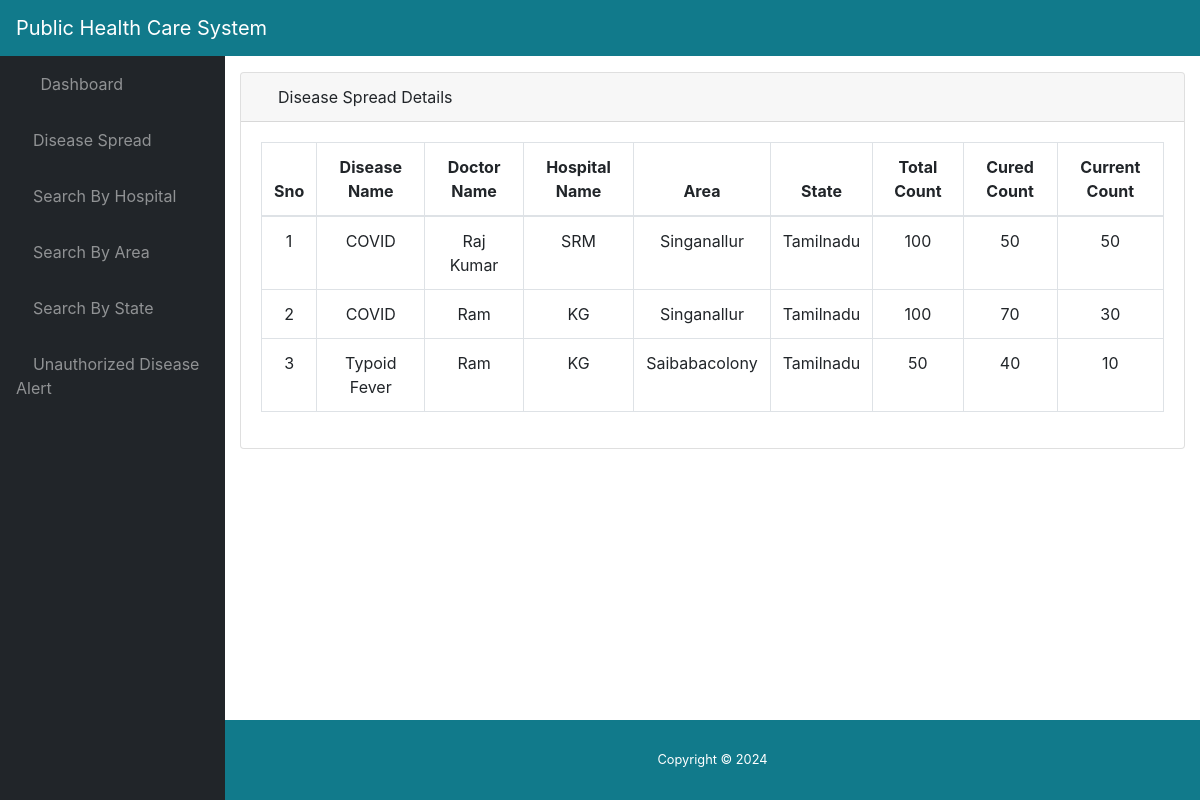
Page /admin_disease/ on the committed database.
### app/models.py (models this page shows, shortened)
class Disease_Update(models.Model):
	doctor_id =  models.ForeignKey(Doctor_Register, on_delete=models.CASCADE)
	disease_name =  models.ForeignKey(Disease_Category, on_delete=models.CASCADE)
	hospital_name = models.CharField(max_length=200)
	state = models.CharField(max_length=200)
	area =  models.CharField(max_length=200)
	count =  models.IntegerField('No of Affected Count',null=True)
	cured_count =  models.IntegerField('Cured Count',null=True)
	current_count =  models.IntegerField('No of Currently Affected Count',null=True)

class Disease_Category(models.Model):
	name =  models.CharField(max_length=200)

class Doctor_Register(models.Model):
	hospital_name = models.CharField(max_length=40,unique=True)
	doctor_name = models.CharField(max_length=30)
	mail = models.EmailField(max_length=30)
	mobile = models.CharField(max_length=15)
	doc_license_no = models.CharField(max_length=30,unique=True)
	hospital_license_no = models.CharField(max_length=30,unique=True)
	degree = models.CharField(max_length=30,null=True)
	specialist = models.CharField(max_length=30,null=True)
	username = models.CharField(max_length=40,unique=True)
	password = models.CharField(max_length=40)
	country = models.CharField(max_length=30)
	state = models.CharField(max_length=30)
	city = models.CharField(max_length=30)
	hospital_address = models.CharField(max_length=200)
	doctor_type = models.CharField(max_length=20, choices=COLOR_CHOICES, default='',null=True)

### app/views.py (the view)
# urls.py: path('admin_disease/',views.admin_disease,name='admin_disease'),
def admin_disease(request):
	detail = Disease_Update.objects.all()
	return render(request,'admin_disease.html',{'detail':detail})

### app/templates/admin_disease.html
{% include 'admin_header.html' %}
<div class="card mb-3">
          <div class="card-header">
            <i class="fas fa-table"></i>
            Disease Spread Details</div>
          <div class="card-body">
            <div class="table-responsive">
              <table class="table table-bordered" id="dataTable" width="100%" cellspacing="0">
                <thead>
                  <tr>
                    <th>Sno</th>
                    <th>Disease Name</th>
					 <th>Doctor Name</th>
                    <th>Hospital Name</th>
                    <th>Area</th>
                    <th>State</th>
					<th>Total Count</th>
					<th>Cured Count</th>
					<th>Current Count</th>
                  </tr>
                </thead>
                <tbody>
                  <tr>
                    {% for i in detail %}
                    <tr>
                      <td>{{forloop.counter}}</td>
                      <td>{{i.disease_name.name}}</td>
					   <td>{{i.doctor_id.doctor_name}}</td>
                      <td>{{i.hospital_name}}</td>
                      <td>{{i.area}}</td>
					  <td>{{i.state}}</td>
					  <td>{{i.count}}</td>
					  <td>{{i.cured_count}}</td>
					  <td>{{i.current_count}}</td>
                  {% endfor %}
                  </tr>
                </tbody>
              </table>
            </div>
          </div>
</div>
{% include 'footer.html' %}

### app/templates/admin_header.html (style rules this page uses)
tr { text-align: center !important; }

### rows in the picture
Disease_Update: disease_name.name "COVID", doctor_id.doctor_name "Raj Kumar", hospital_name "SRM", area "Singanallur", state "Tamilnadu", count "100", cured_count "50", current_count "50"
Disease_Update: disease_name.name "COVID", doctor_id.doctor_name "Ram", hospital_name "KG", area "Singanallur", state "Tamilnadu", count "100", cured_count "70", current_count "30"
Disease_Update: disease_name.name "Typoid Fever", doctor_id.doctor_name "Ram", hospital_name "KG", area "Saibabacolony", state "Tamilnadu", count "50", cured_count "40", current_count "10"
